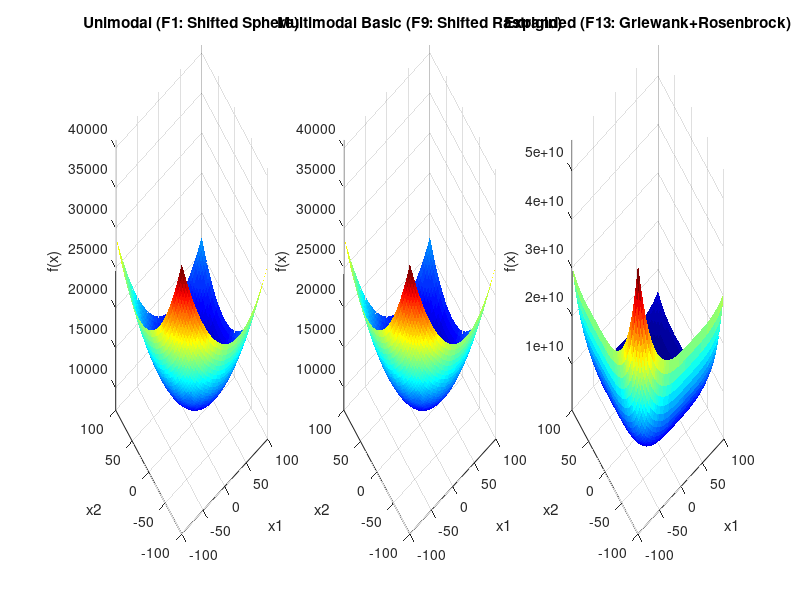

Write MATLAB code to recreate this figure. (Note: this script raises an error after producing the figure.)
function benchmark_comparison()
    % Initialize parameters
    dim = 10;          % Problem dimension
    bounds = [-100 100]; % Search space bounds
    resolution = 50;    % Mesh resolution
    
    % Create 3D visualization mesh
    [X,Y] = meshgrid(linspace(bounds(1),bounds(2),resolution));
    
    % Initialize function containers
    funcs = {@F1_Shifted_Sphere, @F9_Shifted_Rastrigin, @F13_Griewank_Rosenbrock};
    titles = {'Unimodal (F1: Shifted Sphere)', ...
              'Multimodal Basic (F9: Shifted Rastrigin)', ...
              'Expanded (F13: Griewank+Rosenbrock)'};
    
    % Evaluate and plot
    figure('Position', [100 100 1200 400]);
    for i = 1:3
        Z = evaluate_function(funcs{i}, X, Y, dim);
        subplot(1,3,i);
        surf(X,Y,Z,'EdgeColor','none');
        title(titles{i});
        xlabel('x1'); ylabel('x2'); zlabel('f(x)');
        axis tight;
    end
    colormap(jet);
    sgtitle('Benchmark Function Comparison');
end

function Z = evaluate_function(func, X, Y, dim)
    [m,n] = size(X);
    Z = zeros(m,n);
    for i = 1:m
        for j = 1:n
            point = zeros(1,dim);
            point(1:2) = [X(i,j), Y(i,j)]; % Vary first two dimensions
            Z(i,j) = func(point);
        end
    end
end

%% Unimodal Function Implementations
function y = F1_Shifted_Sphere(x)
    persistent o
    if isempty(o)
        o = zeros(size(x)) + 30; % Simple shift for demonstration
    end
    z = x - o;
    y = sum(z.^2);
end

function y = F2_Shifted_Schwefel(x)
    persistent o
    if isempty(o)
        o = zeros(size(x)) + 30;
    end
    z = x - o;
    y = 0;
    for i = 1:length(z)
        y = y + sum(z(1:i))^2;
    end
end

%% Multimodal Function Implementations
function y = F9_Shifted_Rastrigin(x)
    persistent o
    if isempty(o)
        o = zeros(size(x)) + 30;
    end
    z = x - o;
    y = 10*numel(z) + sum(z.^2 - 10*cos(2*pi*z));
end

function y = F6_Shifted_Rosenbrock(x)
    persistent o
    if isempty(o)
        o = zeros(size(x)) + 30;
    end
    z = x - o + 1;
    y = sum(100*(z(1:end-1).^2 - z(2:end)).^2 + sum((z(1:end-1)-1).^2));
end

%% Expanded Function Implementations
function y = F13_Griewank_Rosenbrock(x)
    persistent o
    if isempty(o)
        o = zeros(size(x)) + 30;
    end
    z = x - o + 1;
    
    % Griewank component
    f1 = sum(z.^2)/4000 - prod(cos(z./sqrt(1:numel(z)))) + 1;
    
    % Rosenbrock component
    f2 = sum(100*(z(1:end-1).^2 - z(2:end)).^2 + (z(1:end-1)-1).^2);
    
    y = f1 + f2;
end

function y = F14_Scaffer(x)
    persistent o
    if isempty(o)
        o = zeros(size(x)) + 30;
    end
    z = x - o;
    y = 0;
    for i = 1:length(z)-1
        zi = z(i)^2 + z(i+1)^2;
        y = y + (0.5 + (sin(sqrt(zi))^2 - 0.5)/(1 + 0.001*zi)^2);
    end
end